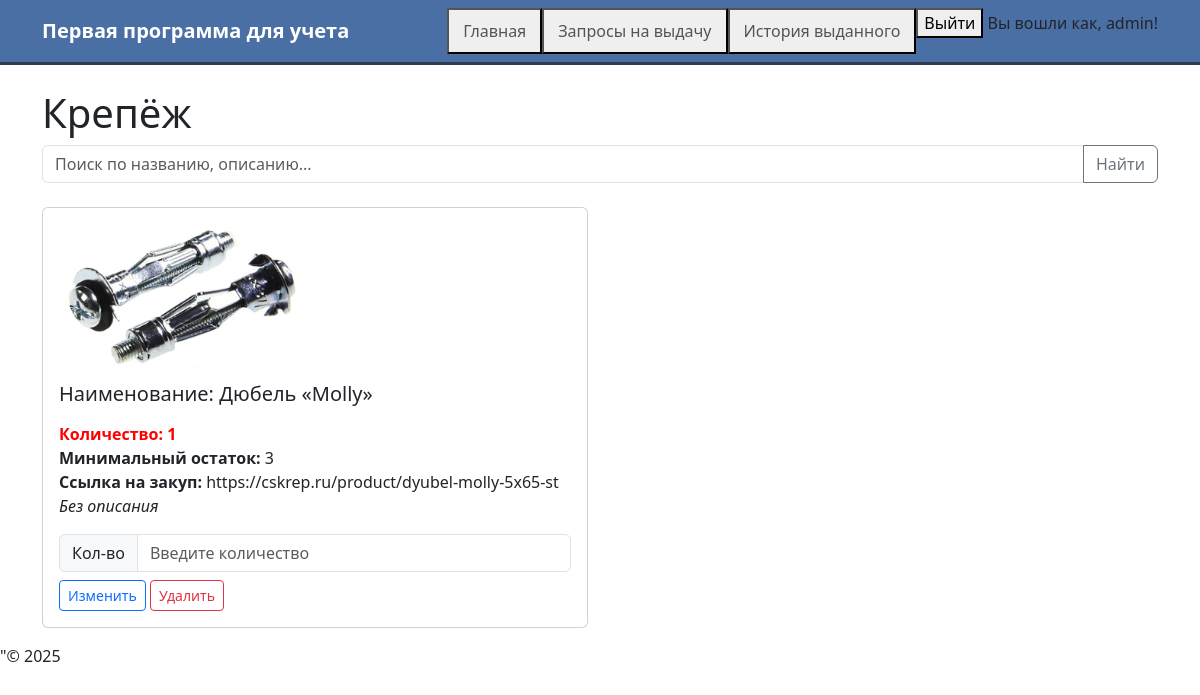
Page /fasteners/ (signed in) on the committed database.
### inventory/models.py (models this page shows, shortened)
class Fasteners(models.Model):
    name=models.CharField("Наименование",max_length=100)
    quantity=models.PositiveIntegerField("Количество")
    min_quantity=models.PositiveIntegerField("Минимальный остаток")
    link=models.URLField("Ссылка на закуп")
    image = models.ImageField("Картинка", upload_to='fasteners/', blank=True, null=True)
    description = models.TextField(blank=True, null=True)
    class Meta:
        verbose_name = "Крепёж"
        verbose_name_plural="Крепежи"
        ordering = ['name']

### inventory/views.py (the view)
# urls.py: path('fasteners/', views.fasteners, name="fasteners_list"),
@login_required
def fasteners(request):
    query = request.GET.get('q', '').strip()
    if query:
        items = Fasteners.objects.filter(
            Q(name__icontains=query) |
            Q(description__icontains=query)
        ).order_by('name')
    else:
        items = Fasteners.objects.all().order_by('name')
    context = {
        'items': items,  # Передаём список как 'items'
        'query': query,
        "current_date": datetime.now().strftime("%d.%m.%Y")
    }
    return render(request, "inventory/fastener_list.html", context)

### inventory/templates/inventory/fastener_list.html (shortened to what this page needs)
{% extends "inventory/base.html" %}
{% block content %}
<h1>Крепёж</h1>
<form method="get" class="mb-4">
  <div class="input-group">
    <input type="text" name="q" value="{{ request.GET.q }}"
           class="form-control" placeholder="Поиск по названию, описанию...">
    <button class="btn btn-outline-secondary" type="submit"> Найти</button>
  </div>
</form>
{% if items %}
  <div class="row">
    {% for item in items %}
      <div class="col-md-6 mb-3">
        <div class="card">
          <div class="card-body">
          {% if item.image %}
            <a href="#" onclick="openModal('{{ item.image.url }}', '{{ item.name }}'); return false;">
              <img src="{{ item.image.url }}" class="img-fluid rounded mb-2" alt="{{ item.name }}" style="max-height: 150px; object-fit: contain; cursor: zoom-in;">
            </a>
          {% else %}
            <div class="text-muted mb-2">📷 Без изображения</div>
          {% endif %}
            <h5 class="card-title">Наименование: {{ item.name }}</h5>
            <p class="card-text">
              <p class="card-text">
              <strong>
                <span {% if item.quantity <= item.min_quantity %}style="color: red; font-weight: bold;"{% endif %}>
                  Количество:
                </span>
              </strong>
              <span {% if item.quantity <= item.min_quantity %}style="color: red; font-weight: bold;"{% endif %}>
                {{ item.quantity }}
              </span>
              <br>
              <strong>Минимальный остаток:</strong> {{ item.min_quantity}}<br>
              <strong>Ссылка на закуп:</strong> {{ item.link }}<br>
              {% if item.description %}
                <strong>Описание:</strong> {{ item.description }}
              {% else %}
                <em>Без описания</em>
              {% endif %}
            </p>
            <form method="post" action="{% url 'create_request_fasteners' item.pk %}?next={{ request.get_full_path|urlencode }}">
              <div class="input-group mb-2">
                <label class="input-group-text" for="quantity_{{ item.pk }}">Кол-во</label>
                <input type="number" name="quantity" min="1" max="{{ item.quantity }}" id="quantity_{{ item.pk }}" class="form-control" placeholder="Введите количество">
              </div>
            </form>
            {% if user.is_staff %}
            <div class="mt-2">
              <a href="{% url 'edit_fasteners' item.pk %}" class="btn btn-sm btn-outline-primary">Изменить</a>
              <a href="{% url 'delete_fasteners' item.pk %}" class="btn btn-sm btn-outline-danger">Удалить</a>
            </div>
            {% endif %}
          </div>
        </div>
      </div>
    {% endfor %}
  </div>
{% endif %}
{% endblock %}

### inventory/templates/inventory/base.html (shortened to what this page needs)
<!DOCTYPE html>
<html lang="ru">
<head>
    <link href="https://cdn.jsdelivr.net/npm/bootstrap@5.3.3/dist/css/bootstrap.min.css" rel="stylesheet">
    {% load static %}
    <link rel="stylesheet" type="text/css" href="{% static 'css/custom.css' %}">
</head>
<body>
    <nav class="navbar navbar-expand-lg navbar-light my-custom-navbar">
        <div class="container">
            <a class="navbar-brand" href="{% url 'section_selection' %}">Первая программа для учета</a>
            <div class="navbar-nav">
                {% if user.is_authenticated %}
                <button type="submit"> <a class="nav-link" href="{% url 'section_selection' %}">Главная</a></button>
                {% endif %}
                {% if user.is_staff %}
                <button type="submit"> <a class="nav-link" href="{% url 'issue_requests' %}">Запросы на выдачу  </a></button>
                {% endif %}
                {% if user.is_staff %}
                <button type="submit">    <a class="nav-link" href="{% url 'history_admin' %}">История выданного</a> </button>
                {% endif %}
                    {% if user.is_authenticated %}
                  <form method="post" action="{% url 'logout' %}">
                    <button type="submit">Выйти</button>
                      <span>Вы вошли как, {{ user.username }}!</span>
                  </form>
                    {% else %}
                <button type="submit"> <a href="{% url 'login' %}">Войти</a> </button>
                {% endif %}
            </div>
        </div>
    </nav>
    <div class="container mt-4">
        {% block content %}
        {% endblock %}
    </div>
</body>
</html>
<footer>"© 2025
</footer>

### static/css/custom.css (style rules this page uses)
.my-custom-navbar { background-color: #4a6fa5 !important; border-bottom: 3px solid #2c3e50; }
.my-custom-navbar .navbar-brand { color: white !important; font-weight: bold; }

### rows in the picture
Fasteners: image (picture), name "Дюбель «Molly»", quantity "1", min_quantity "3", link "https://cskrep.ru/product/dyubel-molly-5x65-st", description "Без описания"

### other values in the picture
{{ user.username }} "admin"
